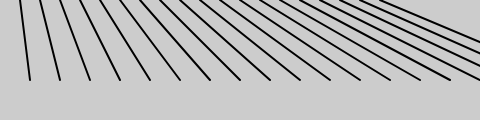
Frame 1 (no input)
Frame 60 (no input): identical to frame 1, image omitted
Frame 120 (the mouse pressed at the canvas centre since frame 60): identical to frame 1, image omitted

The p5.js sketch that drew this single still picture (run headless with seeded random() and noise() and a simulated clock; from frame 60 on, the mouse is pressed at the canvas centre):

// p5.js sketch
// ── sketch.js
function setup() {
  createCanvas(480, 120);
  strokeWeight(2);
}

function draw() {
  background(204);
  for (let i = 20; i < 400; i += 20) {
    line(i, 0, i + i/2, 80);
  }
}

// https://editor.p5js.org/jht1493/sketches/Zxxj1cjH9
// Ex_04_08 Fanning Out the Lines

// https://github.com/lmccart/gswp5.js-code/blob/master/04_Variables/Ex_04_08.js
